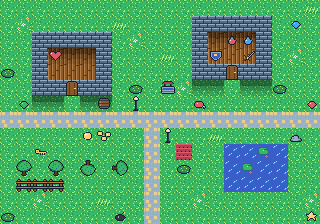

Below is a game level as drawn by its tile map, then a one-line description and the .tmx file that defines it, in full:
An orthogonal 20x14 tile map with 16x16 px tiles, 4 tile layers (Ground, Walls, Shadow, Deco), 2 tilesets and 7 objects (Player, Zone, Water, Collision, Loot, ...).

<map version="1.2" tiledversion="1.2.4" orientation="orthogonal" renderorder="right-down" width="20" height="14" tilewidth="16" tileheight="16" infinite="0" nextlayerid="8" nextobjectid="9">
  <properties>
    <property name="title" value="像素村" />
    <property name="difficulty" type="int" value="2" />
  </properties>
  <tileset firstgid="1" source="../village.tsx" />
  <tileset firstgid="33" name="items" tilewidth="16" tileheight="16" tilecount="24" columns="8">
   <properties>
     <property name="kind" value="pickups" />
   </properties>
   <image source="../items.png" width="128" height="48" />
  </tileset>
  <layer id="1" name="Ground" width="20" height="14">
    <data encoding="csv">
1,1,1,1,1,1,1,1,1,1,1,1,1,1,1,1,1,1,1,1,
1,1,1,1,1,1,1,1,1,1,1,1,1,1,1,1,1,1,1,1,
1,1,1,1,1,1,1,1,1,1,1,1,1,6,6,6,1,1,1,1,
1,1,1,6,6,6,1,1,1,1,1,1,1,6,6,6,1,1,1,1,
1,1,1,6,6,6,1,1,1,1,1,1,1,1,1,1,1,1,1,1,
1,1,1,1,1,1,1,1,1,1,1,1,1,1,1,1,1,1,1,1,
1,1,1,1,1,1,1,1,1,1,1,1,1,1,1,1,1,1,1,1,
10,10,10,10,10,10,10,10,10,10,10,10,10,10,10,10,10,10,10,10,
1,1,1,1,1,1,1,1,1,10,1,1,1,1,1,1,1,1,1,1,
1,1,1,1,1,1,1,1,1,10,1,1,1,1,3,3,3,3,1,1,
1,1,1,1,1,1,1,1,1,10,1,1,1,1,3,3,3,3,1,1,
1,1,1,1,1,1,1,1,1,10,1,1,1,1,3,3,3,3,1,1,
1,1,1,1,1,1,1,1,1,10,1,1,1,1,1,1,1,1,1,1,
1,1,1,1,1,1,1,1,1,10,1,1,1,1,1,1,1,1,1,1
    </data>
  </layer>
  <layer id="2" name="Walls" width="20" height="14">
    <properties>
      <property name="collision" type="bool" value="true" />
    </properties>
    <data encoding="csv">
0,0,0,0,0,0,0,0,0,0,0,0,0,0,0,0,0,0,0,0,
0,0,0,0,0,0,0,0,0,0,0,0,4,4,4,4,4,0,0,0,
0,0,4,4,4,4,4,0,0,0,0,0,4,0,0,0,4,0,0,0,
0,0,4,0,0,0,4,0,0,0,0,0,4,0,0,0,4,0,0,0,
0,0,4,0,0,0,4,0,0,0,0,0,4,4,8,4,4,0,0,0,
0,0,4,4,8,4,4,0,0,0,0,0,0,0,0,0,0,0,0,0,
0,0,0,0,0,0,0,0,0,0,0,0,0,0,0,0,0,0,0,0,
0,0,0,0,0,0,0,0,0,0,0,0,0,0,0,0,0,0,0,0,
0,0,0,0,0,0,0,0,0,0,0,0,0,0,0,0,0,0,0,0,
0,0,0,0,0,0,0,0,0,0,0,0,0,0,0,0,0,0,0,0,
0,0,0,0,0,0,0,0,0,0,0,0,0,0,0,0,0,0,0,0,
0,0,0,0,0,0,0,0,0,0,0,0,0,0,0,0,0,0,0,0,
0,0,0,0,0,0,0,0,0,0,0,0,0,0,0,0,0,0,0,0,
0,0,0,0,0,0,0,0,0,0,0,0,0,0,0,0,0,0,0,0
    </data>
  </layer>
  <layer id="3" name="Shadow" width="20" height="14">
    <data encoding="csv">
0,0,0,0,0,0,0,0,0,0,0,0,0,0,0,0,0,0,0,0,
0,0,0,0,0,0,0,0,0,0,0,0,0,0,0,0,0,0,0,0,
0,0,0,0,0,0,0,0,0,0,0,0,0,5,5,5,0,0,0,0,
0,0,0,5,5,5,0,0,0,0,0,0,0,0,0,0,0,0,0,0,
0,0,0,0,0,0,0,0,0,0,0,0,0,0,0,0,0,0,0,0,
0,0,0,0,0,0,0,0,0,0,0,0,5,5,0,5,5,0,0,0,
0,0,5,5,0,5,5,0,0,0,0,0,0,0,0,0,0,0,0,0,
0,0,0,0,0,0,0,0,0,0,0,0,0,0,0,0,0,0,0,0,
0,0,0,0,0,0,0,0,0,0,0,0,0,0,0,0,0,0,0,0,
0,0,0,0,0,0,0,0,0,0,0,0,0,0,0,0,0,0,0,0,
0,0,0,0,0,0,0,0,0,0,0,0,0,0,0,0,0,0,0,0,
0,0,0,0,0,0,0,0,0,0,0,0,0,0,0,0,0,0,0,0,
0,0,0,0,0,0,0,0,0,0,0,0,0,0,0,0,0,0,0,0,
0,0,0,0,0,0,0,0,0,0,0,0,0,0,0,0,0,0,0,0
    </data>
  </layer>
  <layer id="4" name="Deco" width="20" height="14">
    <data encoding="csv">
0,0,0,0,0,0,0,0,0,0,0,0,0,0,0,0,0,0,0,29,
0,11,0,0,0,0,0,29,0,0,0,0,0,0,0,0,0,0,35,0,
0,0,0,0,0,0,0,0,11,0,0,0,0,0,39,40,0,0,0,0,
0,0,0,46,0,0,0,0,0,0,29,0,0,45,0,44,0,0,11,0,
16,0,0,0,0,0,0,0,0,0,0,0,0,0,0,0,0,0,0,0,
0,0,0,0,0,0,0,0,16,0,27,11,0,0,0,0,0,16,0,0,
0,37,0,0,0,0,32,0,28,0,0,0,48,0,0,0,0,0,0,36,
0,0,0,0,0,0,0,0,0,0,0,0,0,0,0,0,0,0,0,0,
0,0,0,0,0,33,34,0,0,0,28,0,0,29,0,0,0,0,23,0,
0,0,42,0,0,0,0,0,0,0,0,2147483661,0,0,0,0,30,0,0,0,
0,7,0,2147483655,0,1073741831,0,2684354567,0,0,0,16,0,0,0,30,0,0,0,0,
0,25,25,25,0,0,0,0,0,0,0,0,0,0,0,0,0,0,0,0,
0,0,11,0,0,0,29,0,0,0,0,0,11,0,0,0,0,0,0,11,
16,0,0,0,0,0,0,50,0,0,0,0,0,0,0,0,0,0,0,55
    </data>
  </layer>
  <objectgroup id="6" name="Objects">
    <object id="1" name="PlayerSpawn" type="Player" x="72" y="124" width="0" height="0">
     <properties>
       <property name="speed" type="float" value="1.25" />
     </properties>
     <point /></object>
    <object id="2" name="Village" type="Zone" x="0" y="0" width="320" height="224" />
    <object id="3" name="Pond" type="Water" x="224" y="144" width="64" height="48"><ellipse /></object>
    <object id="4" name="Fence" type="Collision" x="16" y="176" width="48" height="16"><polygon points="0,0 48,0 48,16 0,16" /></object>
    <object id="7" template="../templates/chest.tx" name="Chest" type="Loot" x="64" y="64" width="16" height="16" gid="9">
     <properties>
       <property name="gold" type="int" value="25" />
       <property name="locked" type="bool" value="true" />
     </properties>
     </object>
    <object id="8" template="../templates/sign.tj" name="Sign" type="Sign" x="150" y="100" width="16" height="8">
     <properties>
       <property name="text" value="欢迎来到像素村" />
     </properties>
     </object>
  </objectgroup>
  <objectgroup id="7" name="Spawns">
    <object id="6" name="Enemy" type="Slime" x="260" y="40" width="0" height="0"><point /></object>
  </objectgroup>
</map>
